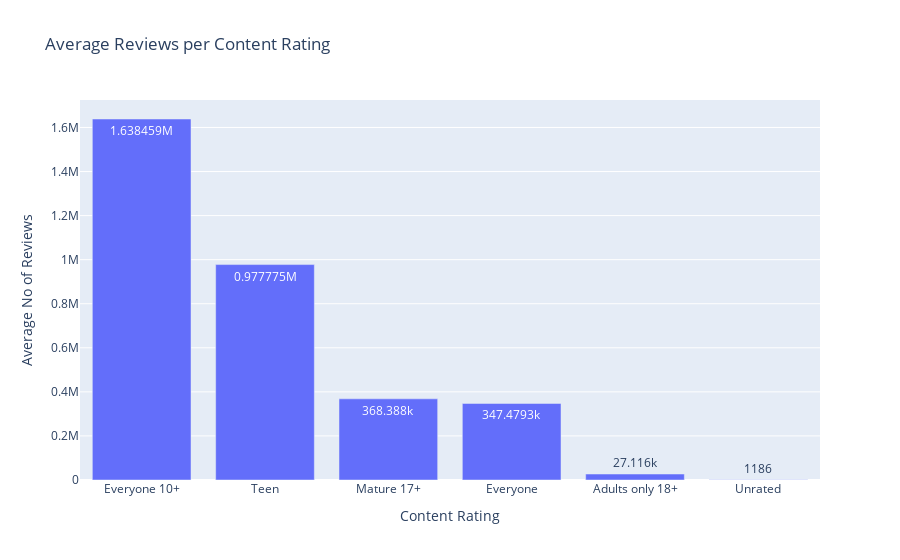

This figure's notebook cell:
### Code cell
px.bar(data_frame= reviews_per_content, x= 'Content Rating', y= 'Reviews',
       labels= {'Reviews' : 'Average No of Reviews'}, title= 'Average Reviews per Content Rating',
       text_auto= True)

### Figure 1 — Plotly figure (JSON) as saved in the notebook; plotly's stock layout.template omitted (floating-point values rounded to 4 significant figures)
{"data": [{"alignmentgroup": "True", "hovertemplate": "Content Rating=%{x}<br>Average No of Reviews=%{y}<extra></extra>", "legendgroup": "", "marker": {"color": "#636efa", "pattern": {"shape": ""}}, "name": "", "offsetgroup": "", "orientation": "v", "showlegend": false, "textposition": "auto", "texttemplate": "%{y}", "type": "bar", "x": ["Everyone 10+", "Teen", "Mature 17+", "Everyone", "Adults only 18+", "Unrated"], "xaxis": "x", "y": [1638000.0, 977800.0, 368400.0, 347500.0, 27116, 1186], "yaxis": "y"}], "layout": {"barmode": "relative", "legend": {"tracegroupgap": 0}, "title": {"text": "Average Reviews per Content Rating"}, "xaxis": {"anchor": "y", "domain": [0, 1], "title": {"text": "Content Rating"}}, "yaxis": {"anchor": "x", "domain": [0, 1], "title": {"text": "Average No of Reviews"}}}}
